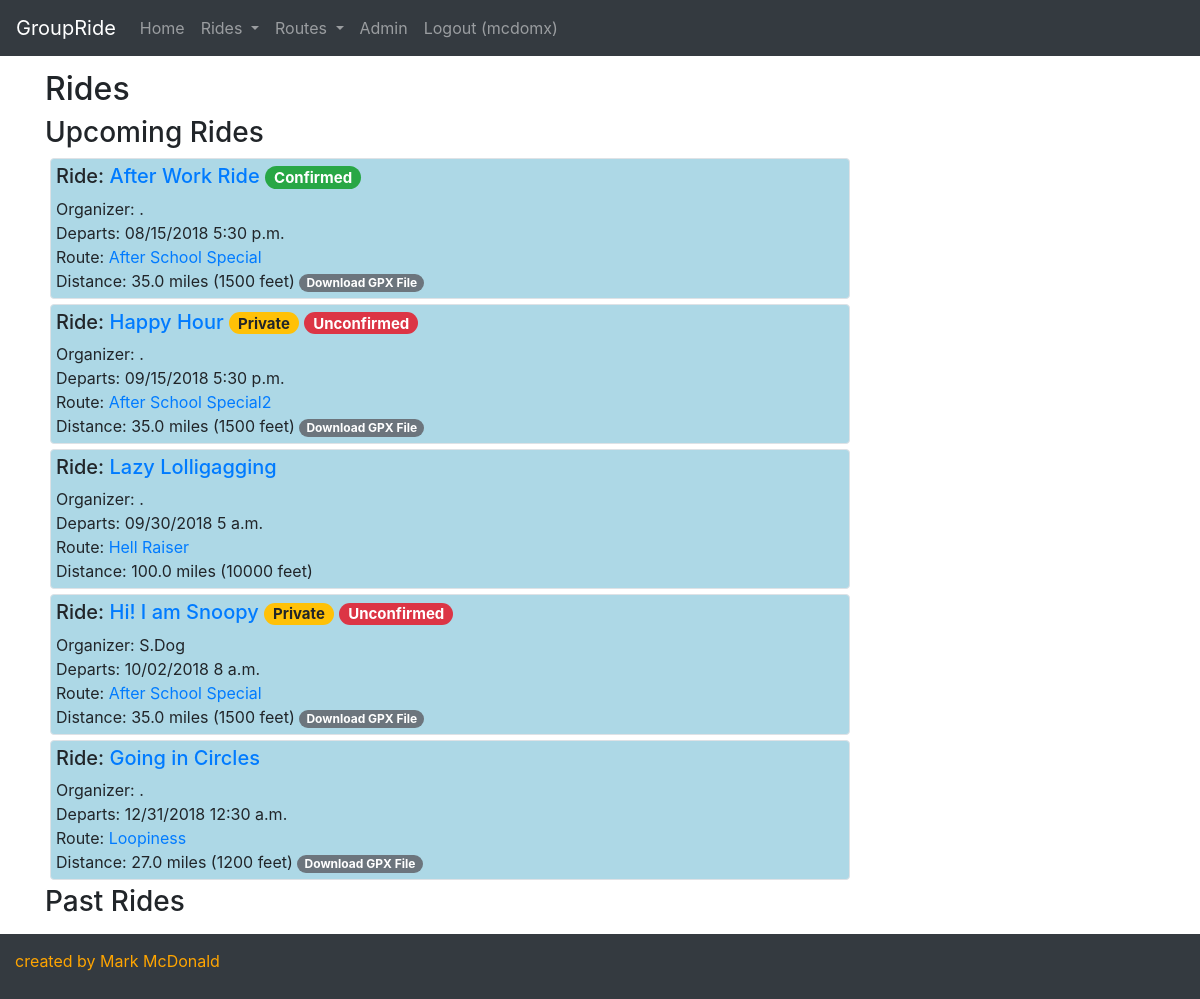
Page /rides/ (signed in) on the earlier database version.
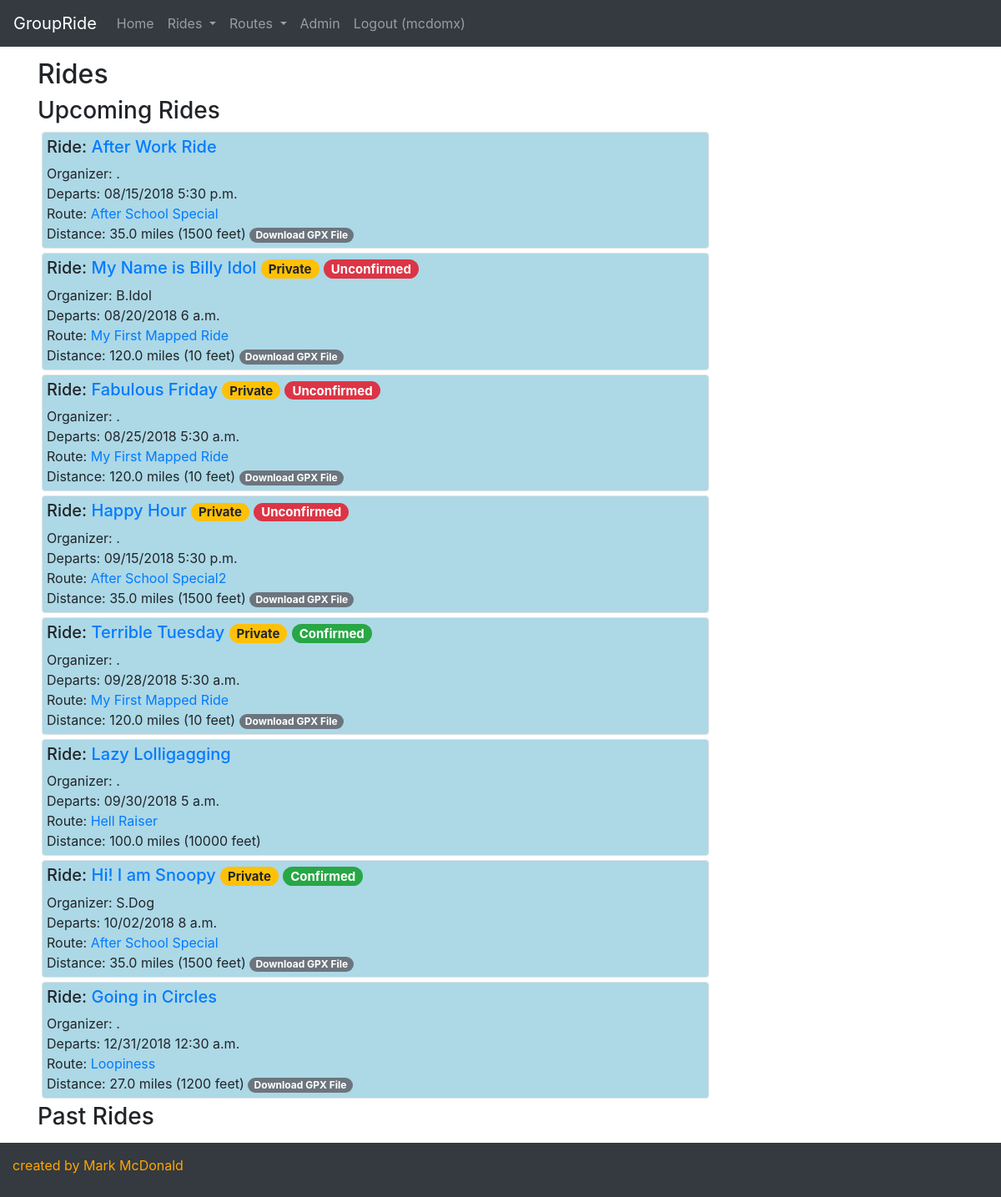
Same page on the later database version.
### groupride/models.py (models this page shows, shortened)
class Ride(models.Model):
    created_by = models.ForeignKey(User, on_delete = models.SET_NULL, blank = True, null = True, related_name = "created_rides")
    created_on = models.DateTimeField(auto_now_add = True, editable = False, blank = False)
    ride_name = models.CharField(max_length = 256, blank = True, null = True)
    ride_date = models.DateTimeField(editable = True, blank = False, null = False)
    private = models.BooleanField(default = False)
    route = models.ForeignKey(Route, on_delete = models.SET_NULL, blank = True, null = True, related_name = "rides")
    confirmed_riders = models.ManyToManyField(User, related_name = "confirmed_ride")
    invited_riders = models.ManyToManyField(User, related_name = "invited_ride")
    comments = models.ManyToManyField(Comment, blank = True)

class Route(models.Model):
    created_by = models.ForeignKey(User, on_delete = models.SET_NULL, blank = True, null = True, related_name = "created_routes")
    created_on = models.DateTimeField(auto_now_add = True, editable = False, blank = False)
    route_name = models.CharField(max_length = 256, blank = True, null = True)
    miles = models.DecimalField(max_digits = 6, decimal_places = 1, blank = True, null = True)
    vertical_feet = models.IntegerField(blank = True, null = True)
    origin = models.CharField(max_length = 64, blank = True, null = True)
    reviews = models.ManyToManyField(Review, blank = True)
    gpxfile = models.FileField(blank = True, null = True)

### groupride/views.py (the view)
# urls.py: path("rides/", views.rides, name="rides"),
def rides(request):
    upcoming_rides = Ride.objects.filter(ride_date__gte = datetime.now()).order_by('ride_date')
    past_rides = Ride.objects.filter(ride_date__lt = datetime.now()).order_by('ride_date').reverse()
    context = {
        'upcoming_rides': upcoming_rides,
        'past_rides': past_rides,
        }
    return render(request, "groupride/rides.html", context)

### groupride/templates/groupride/rides.html (shortened to what this page needs)
{% extends 'groupride/template.html' %}
{% block body %}
  <div class="container">
    <h2>Rides</h2>
    <div class="panel-group">
    <h3>Upcoming Rides</h3>
    {% for ride in upcoming_rides %}
      {% if ride.private is True and user in ride.invited_riders.all or ride.private is not True %}
          <div class="ride_header border rounded" style="min-width: 20rem; max-width: 50rem">
            <div>
              <h5>Ride: <a href="/ride/{{ride.id}}">{{ride.ride_name}}</a>
                {% if ride.private is True %}
                  <span class="badge badge-pill badge-warning">Private</span>
                  {% if user not in ride.confirmed_riders.all %}
                    <span class="badge badge-pill badge-danger">Unconfirmed</span>
                  {% endif %}
                {% endif %}
                {% if user in ride.confirmed_riders.all %}
                  <span class="badge badge-pill badge-success">Confirmed</span>
                {% endif %}
              </h5>
              <div>Organizer: {{ride.created_by.first_name|slice:":1" }}.{{ride.created_by.last_name}} </div>
            </div>
            <div>
              <span class="">Departs: {{ ride.ride_date|date:"SHORT_DATE_FORMAT" }} {{ ride.ride_date|time:"TIME_FORMAT" }} </span>
            </div>
              <div>Route: <a href="/route/{{ride.route.id}}">{{ride.route.route_name}}</a></div>
              <div>
                <span class="">Distance: {{ride.route.miles}} miles </span>
                <span class="">({{ride.route.vertical_feet}} feet)</span>
                {% if ride.route.gpxfile %}
                  <a href={{ride.route.gpxfile}} download>
                    <span class="badge badge-pill badge-secondary">Download GPX File</span>
                  </a>
                {% endif %}
              </div>
          </div>
      {% endif %}
    {% endfor %}
    </div>
    <div class="panel-group">
    <h3>Past Rides</h3>
    </div>
  </div>
{% endblock %}

### groupride/templates/groupride/template.html (shortened to what this page needs)
{% load static %}
<!DOCTYPE html>
<html>
  <head>
      <link rel="stylesheet" href="https://stackpath.bootstrapcdn.com/bootstrap/4.1.1/css/bootstrap.min.css">
      <link rel="stylesheet" href="{% static 'groupride/styles.css' %}" />
  </head>
  <body>
    <nav class="navbar navbar-expand-md bg-dark navbar-dark fixed-top">
      <a class="navbar-brand" href="{% url 'index' %}">GroupRide</a>
      <div class="collapse navbar-collapse" id="collapsibleNavbar">
        <ul class="navbar-nav">
          <li class="nav-item">
            <a class="nav-link" href="{% url 'index' %}">Home</a>
          </li>
          <li class="nav-item dropdown">
            <a class="nav-link dropdown-toggle" href="#" id="navbardrop" data-toggle="dropdown">
              Rides
            </a>
          </li>
          <li class="nav-item dropdown">
            <a class="nav-link dropdown-toggle" href="#" id="navbardrop" data-toggle="dropdown">
              Routes
            </a>
          </li>
          {% if user.is_authenticated %}
            {% if user.is_superuser %}
            <li class="nav-item">
              <a class="nav-link" href="{% url 'admin:index' %}">Admin
              </a>
            </li>
            {% endif %}
            <li class="nav-item">
              <a class="nav-link" href="{% url 'logout' %}">Logout
                 ({{user.username}})
              </a>
            </li>
          {% endif %}
        </ul>
      </div>
    </nav>
    {% block body %}
    {% endblock %}
    <footer class="row justify-content-left fixed-bottom bg-dark">
      <div class="col">created by Mark McDonald</div>
    </footer>
  </body>
</html>

### groupride/static/groupride/styles.css (style rules this page uses)
footer { padding: 15px 15px 50px 15px; color: orange; }
footer { height: 6vh; }
body { height: 100%; margin-top: 70px; margin-bottom: 10vh; }
.ride_header { padding: 5px; margin: 5px; background-color: lightblue; }

Differences in the rows shown:
shown differently, row unchanged: Ride "After Work Ride": no longer shows "Confirmed"
added Ride: ride_name "My Name is Billy Idol", private "Private", created_by.first_name "B", created_by.last_name "Idol", ride_date "08/20/2018", ride_date "6 a.m.", route.route_name "My First Mapped Ride", route.miles "120.0", route.vertical_feet "10"
added Ride: ride_name "Fabulous Friday", private "Private", ride_date "08/25/2018", ride_date "5:30 a.m.", route.route_name "My First Mapped Ride", route.miles "120.0", route.vertical_feet "10"
added Ride: ride_name "Terrible Tuesday", private "Private", shows "Confirmed", ride_date "09/28/2018", ride_date "5:30 a.m.", route.route_name "My First Mapped Ride", route.miles "120.0", route.vertical_feet "10"
computed for Ride "Hi! I am Snoopy": text "Unconfirmed" → "Confirmed"
